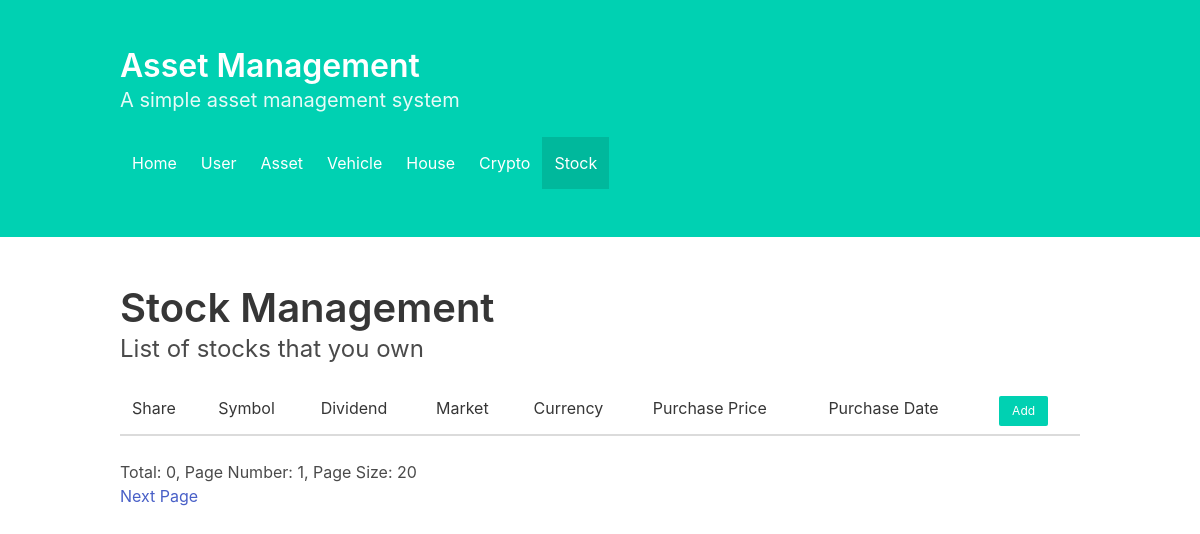
The page /stock on the database as committed earlier.
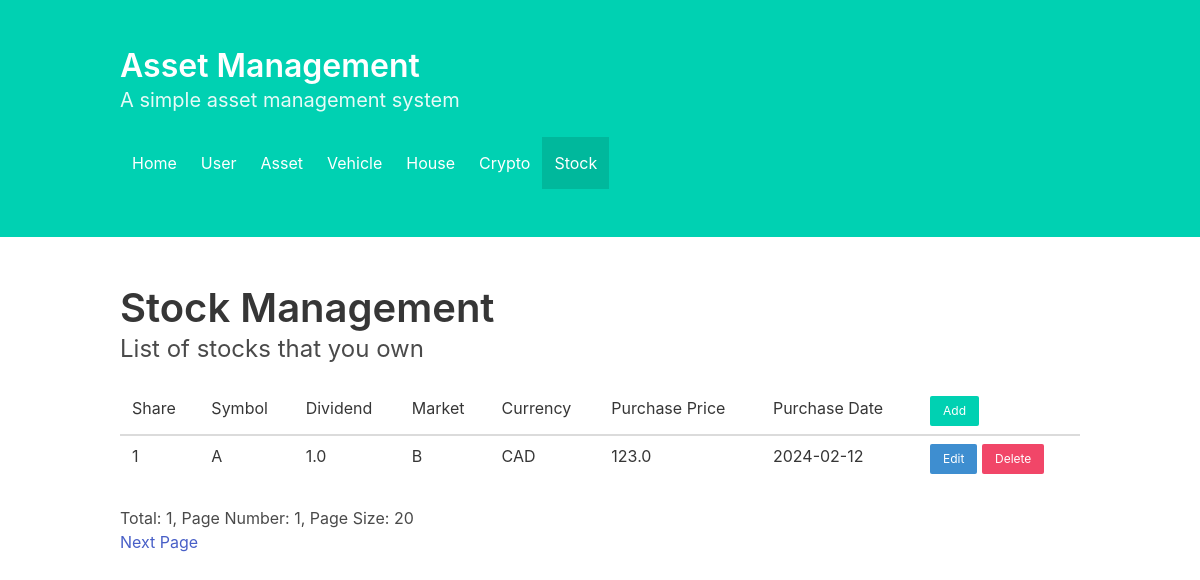
The same page on the database as committed later.
### aerc_website/models.py (models this page shows)
class Stock(models.Model):
    asset = models.ForeignKey(Asset, on_delete=models.CASCADE)
    share = models.SmallIntegerField(default=0)
    symbol = models.CharField(max_length=10, default='')
    dividend = models.FloatField(default=0)
    purchase_price = models.FloatField(default=0)
    market = models.CharField(max_length=10, default='')
    currency = models.CharField(max_length=10, default='')
    purchase_date = models.DateTimeField(auto_now_add=True)

### aerc_website/views.py (the view, shortened to what this page needs)
# urls.py: path('stock', views.stock, name='stock'),
@csrf_exempt
def stock(request):
    context = {}
    if request.method == "GET":
        viewtype = request.GET.get('vt', 'list')
        if VIEWTYPE[viewtype] is VIEWTYPE.list:
            total = Stock.objects.count()
            size = int(request.GET.get('size', 20))
            page = int(request.GET.get('page', 1))
            data = Stock.objects.all()[(page-1)*size:page*size]
            context['total'] = total
            context['size'] = size
            context['page'] = page
            context['data'] = data
            context['hasPrev'] = page > 1
            context['hasNext'] = page * size + len(data) != total
            context['pagePrev'] = page - 1
            context['pageNext'] = page + 1
            return render(request, 'stock/index.html', context)
        elif VIEWTYPE[viewtype] is VIEWTYPE.detail:
            id = int(request.GET.get('id', 0))
            context['id'] = id
            if id > 0:
                context['data'] = Stock.objects.get(id=id)
            return render(request, 'stock/detail.html', context)

### aerc_website/templates/stock/index.html (shortened to what this page needs)
<!DOCTYPE html>
{% load static %}
<html lang="en">
<head>
    <link href="https://cdn.jsdelivr.net/npm/bulma@0.9.4/css/bulma.min.css" rel="stylesheet">
    <link href="{% static 'css/styles.css' %}" rel="stylesheet">
</head>
<body>
<main>
    <section class="hero is-primary">
        <div class="hero-body">
            <div class="container">
                <h1 class="title">
                    Asset Management
                </h1>
                <h2 class="subtitle">
                    A simple asset management system
                </h2>
                <nav aria-label="main navigation" class="navbar" role="navigation">
                    <div class="navbar-menu" id="navbarBasicExample">
                        <div class="navbar-start">
                            <a class="navbar-item" href="/">
                                Home
                            </a>
                            <a class="navbar-item" href="/user">
                                User
                            </a>
                            <a class="navbar-item" href="/asset">
                                Asset
                            </a>
                            <a class="navbar-item" href="/vehicle">
                                Vehicle
                            </a>
                            <a class="navbar-item" href="/house">
                                House
                            </a>
                            <a class="navbar-item" href="/crypto">
                                Crypto
                            </a>
                            <a class="navbar-item is-active" href="/stock">
                                Stock
                            </a>
                        </div>
                    </div>
                </nav>
            </div>
        </div>
    </section>
    <section class="section">
        <div class="container">
            <h2 class="title is-2">Stock Management</h2>
            <p class="subtitle is-4">List of stocks that you own</p>
            <div class="table-container">
                <table class="table is-striped is-hoverable is-fullwidth">
                    <thead>
                    <tr>
                        <td>Share</td>
                        <td>Symbol</td>
                        <td>Dividend</td>
                        <td>Market</td>
                        <td>Currency</td>
                        <td>Purchase Price</td>
                        <td>Purchase Date</td>
                        <td>
                            <a class="button is-primary is-small" href="?vt=detail">Add</a>
                        </td>
                    </tr>
                    </thead>
                    <tbody>
                    {% for x in data %}
                    <tr>
                        <td>{{ x.share }}</td>
                        <td>{{ x.symbol }}</td>
                        <td>{{ x.dividend }}</td>
                        <td>{{ x.market }}</td>
                        <td>{{ x.currency }}</td>
                        <td>{{ x.purchase_price }}</td>
                        <td>{{ x.purchase_date|date:'Y-m-d' }}</td>
                        <td>
                            <form action="stock" method="post">
                                <a class="button is-info is-small" href="?vt=detail&id={{ x.id }}">Edit</a>
                                <input type="submit" value="Delete" class="button is-danger is-small" />
                            </form>
                        </td>
                    </tr>
                    {% endfor %}
                    </tbody>
                </table>
            </div>
            <div>
                Total: {{ total }}, Page Number: {{ page }}, Page Size: {{ size }}
            </div>
            <div>
                {% if hasNext %}
                <a href="?size=20&page={{ pageNext }}">Next Page</a>
                {% endif %}
            </div>
        </div>
    </section>
</main>
</body>
</html>

Rows that differ between the two databases and show on the page:
added Stock: share "1", symbol "A", dividend "1.0", market "B", currency "CAD", purchase_price "123.0", purchase_date "2024-02-12"
Other text that changed with them:
{{ total }}: "0" → "1"
